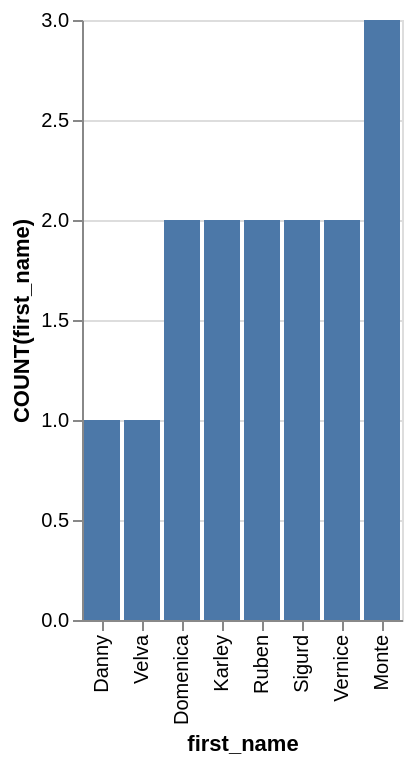

This figure's Vega-Lite source:
### Vega-Lite specification from a JSON file in a GitHub repository (floating-point values rounded to 4 significant figures)
{"data": {"values": [{"x_data": "Danny", "y_data": 1}, {"x_data": "Velva", "y_data": 1}, {"x_data": "Domenica", "y_data": 2}, {"x_data": "Karley", "y_data": 2}, {"x_data": "Ruben", "y_data": 2}, {"x_data": "Sigurd", "y_data": 2}, {"x_data": "Vernice", "y_data": 2}, {"x_data": "Monte", "y_data": 3}]}, "mark": "bar", "encoding": {"x": {"field": "x_data", "type": "nominal", "title": "first_name", "sort": {"op": "sum", "field": "y_data", "order": "ascending"}}, "y": {"field": "y_data", "type": "quantitative", "title": "COUNT(first_name)"}}}
